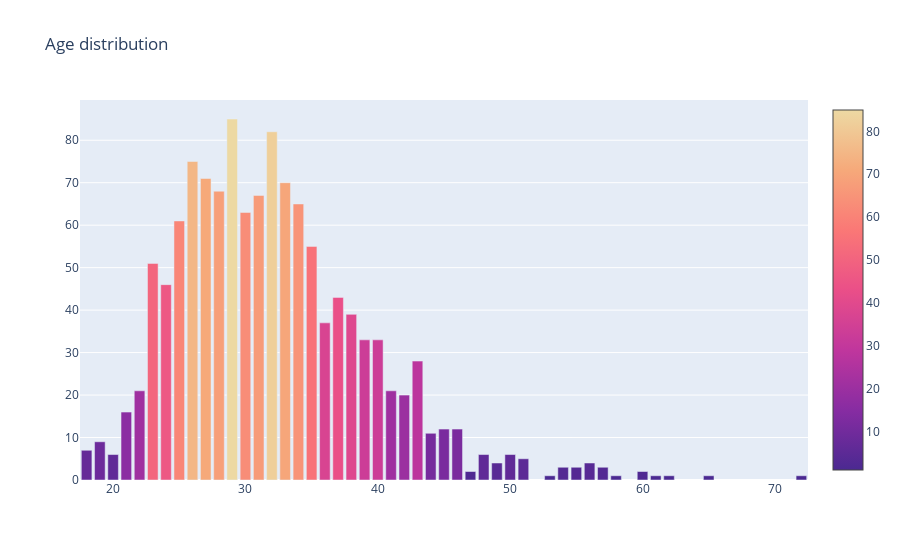

Notebook cell for this chart:
### Markdown cell above
### Age

### Code cell
#@title [code]
#clean up ages
survey['Age'] = pd.to_numeric(survey['Age'])

#get rid of fake ages
not_real_age = survey[(survey['Age'] >= 100) | (survey['Age'] < 16)] #since 16 is the legal working age this is likely fabricated

for i in not_real_age['Age']:
  survey['Age'].replace([i], np.nan, inplace=True)

#Configure plot
configure_plotly_browser_state()
cnt_srs = survey['Age'].value_counts()
trace = go.Bar(
    x=cnt_srs.index,
    y=cnt_srs.values,
    marker=dict(
        #color = np.random.randn(500), #set color equal to a variable
        color = cnt_srs.values,
        colorscale='agsunset',
        showscale=True
    ),
)
layout = go.Layout(
    title='Age distribution'
)
data = [trace]
fig = go.Figure(data=data, layout=layout)
py.iplot(fig, filename="age")

#get a descriptive summary of age stats
ages = survey[survey['Age'] != np.nan]
print('Age Summary:')
print('---')
print(ages['Age'].describe())
print('---')
print('')
print('The mean age is ', ages['Age'].mean())
print('---')
print('The standard deviation of age is ', ages['Age'].std())
print('---')
print('The oldest repondent is ', ages['Age'].max())
print('---')
print('The youngest repondent is ', ages['Age'].min())
print('---')
print('The median repondent is ', ages['Age'].median())

### Figure 1 — Plotly figure (JSON) as saved in the notebook; plotly's stock layout.template omitted (floating-point values rounded to 4 significant figures)
{"data": [{"marker": {"color": [85, 82, 75, 71, 70, 68, 67, 65, 63, 61, 55, 51, 46, 43, 39, 37, 33, 33, 28, 21, 21, 20, 16, 12, 12, 11, 9, 7, 6, 6, 6, 5, 4, 4, 3, 3, 3, 2, 2, 1, 1, 1, 1, 1, 1], "showscale": true, "colorscale": [[0, "rgb(75, 41, 145)"], [0.1667, "rgb(135, 44, 162)"], [0.3333, "rgb(192, 54, 157)"], [0.5, "rgb(234, 79, 136)"], [0.6667, "rgb(250, 120, 118)"], [0.8333, "rgb(246, 169, 122)"], [1, "rgb(237, 217, 163)"]]}, "x": [29, 32, 26, 27, 33, 28, 31, 34, 30, 25, 35, 23, 24, 37, 38, 36, 39, 40, 43, 22, 41, 42, 21, 45, 46, 44, 19, 18, 20, 50, 48, 51, 56, 49, 57, 55, 54, 60, 47, 62, 58, 53, 61, 72, 65], "type": "bar", "y": [85, 82, 75, 71, 70, 68, 67, 65, 63, 61, 55, 51, 46, 43, 39, 37, 33, 33, 28, 21, 21, 20, 16, 12, 12, 11, 9, 7, 6, 6, 6, 5, 4, 4, 3, 3, 3, 2, 2, 1, 1, 1, 1, 1, 1]}], "layout": {"title": {"text": "Age distribution"}}}
